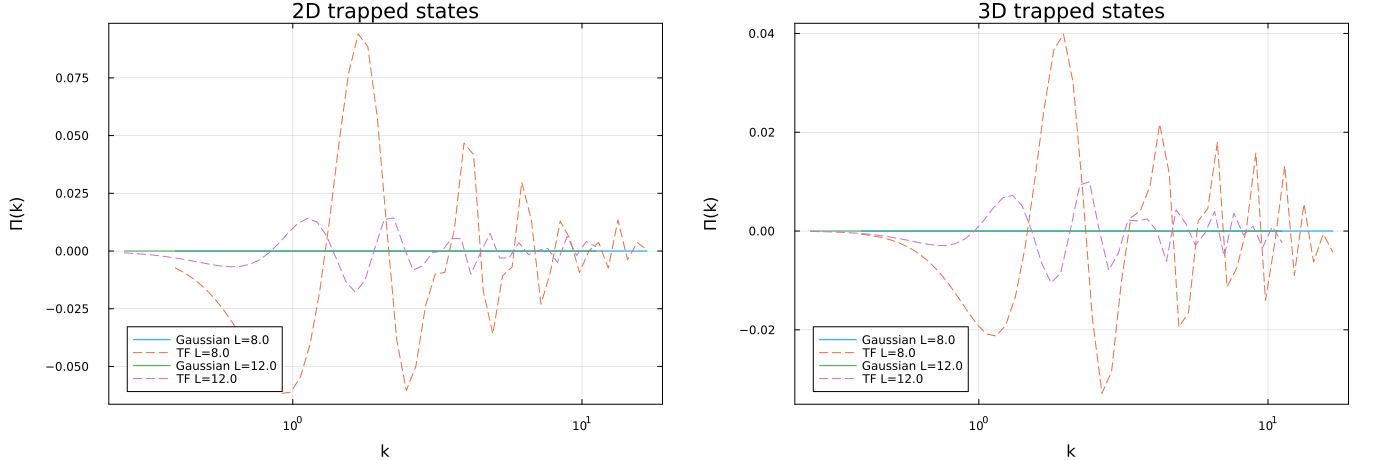

Recreate this plot in Julia.
# Diagnostic script for direct GPE energy flux on trapped Gaussian states.
#
# Run from the package root with, for example:
#   julia --project=. example_figure/gpe_flux_gaussian_diagnostic.jl
#
# This example uses Plots.jl for visualization. If Plots is not installed in
# your current environment, install it first with:
#   julia --project=. -e 'using Pkg; Pkg.add("Plots")'

using QuantumFluidSpectra
using Plots
using Plots.Measures
using Printf

gr()

function trapz(x, y)
    s = 0.0
    for i in 2:length(x)
        s += 0.5 * (x[i] - x[i - 1]) * (y[i] + y[i - 1])
    end
    return s
end

function normalize_wavefunction(ψ, X)
    if length(X) == 2
        dx = X[1][2] - X[1][1]
        dy = X[2][2] - X[2][1]
        norm2 = sum(abs2, ψ) * dx * dy
    else
        dx = X[1][2] - X[1][1]
        dy = X[2][2] - X[2][1]
        dz = X[3][2] - X[3][1]
        norm2 = sum(abs2, ψ) * dx * dy * dz
    end
    return ψ ./ sqrt(norm2)
end

function thomas_fermi_field_2d(X; g=1.0, μ=1.0, ω=1.0)
    V(x, y) = 0.5 * ω^2 * (x^2 + y^2)
    ψ = @. sqrt(complex(max((μ - V(X[1], X[2]')) / g, 0.0)))
    return normalize_wavefunction(ψ, X)
end

function thomas_fermi_field_3d(X; g=1.0, μ=1.0, ω=1.0)
    z3 = reshape(X[3], (1, 1, length(X[3])))
    V(x, y, z) = 0.5 * ω^2 * (x^2 + y^2 + z^2)
    ψ = @. sqrt(complex(max((μ - V(X[1], X[2]', z3)) / g, 0.0)))
    return normalize_wavefunction(ψ, X)
end

function representative_kgrid(x; n=50)
    dx = x[2] - x[1]
    L = x[end] - x[begin] + dx
    k_from_box = π / L
    k_from_spacing = (2π / dx) / 3
    if k_from_spacing <= k_from_box
        @warn "Requested k-band is empty for this spatial grid; using sorted endpoints instead." L dx k_from_box k_from_spacing
    end
    klo = min(k_from_box, k_from_spacing)
    khi = max(k_from_box, k_from_spacing)
    return collect(log10range(klo, khi, n))
end

function summarize_case(name, k, psi; g=1.0, V=nothing, t=0.0)
    T = gpe_energy_transfer(k, psi; g=g, V=V, t=t)
    Πnew = gpe_energy_flux(k, psi; g=g, V=V, t=t)
    Πold = -QuantumFluidSpectra._cumulative_integral(k, T)
    dΠ = diff(Πnew) ./ diff(k)
    absdiff = abs.(Πnew .- Πold)

    println("CASE: " * name)
    @printf("  k-range                     = [%.6e, %.6e]\n", first(k), last(k))
    @printf("  Π_new[end]                  = %.12e\n", Πnew[end])
    @printf("  -trapz(T)                   = %.12e\n", -trapz(k, T))
    @printf("  Π_old[end]                  = %.12e\n", Πold[end])
    @printf("  max|Π_new - Π_old|          = %.12e\n", maximum(absdiff))
    @printf("  mean|Π_new - Π_old|         = %.12e\n", sum(absdiff) / length(absdiff))
    @printf("  max|dΠ/dk + T(right)|       = %.12e\n", maximum(abs.(dΠ .+ T[2:end])))
    @printf("  rms|dΠ/dk + T(right)|       = %.12e\n", sqrt(sum(abs2.(dΠ .+ T[2:end])) / length(dΠ)))
    println()

    return Πnew
end

function diagnostic_plot()
    p2 = plot(
        xlabel="k",
        ylabel="Π(k)",
        xscale=:log10,
        legend=:bottomleft,
        frame=:box,
        title="2D trapped states",
        left_margin=8mm,
        right_margin=6mm,
        bottom_margin=6mm,
        size=(1250, 420),
    )
    p3 = plot(
        xlabel="k",
        ylabel="Π(k)",
        xscale=:log10,
        legend=:bottomleft,
        frame=:box,
        title="3D trapped states",
        left_margin=8mm,
        right_margin=6mm,
        bottom_margin=6mm,
        size=(1250, 420),
    )

    V2(x, y, t) = 0.5 .* (x.^2 .+ y.^2)
    for Lval in (8.0, 12.0)
        n = 64
        X, K, _, _ = xk_arrays((Lval, Lval), (n, n))
        x = X[1]
        k = representative_kgrid(x)
        ψg = @. exp(-(X[1]^2 + X[2]'^2))
        ψg = normalize_wavefunction(ψg, X)
        psi = Psi(complex.(ψg), X, K)
        Π = summarize_case("2D trapped gaussian, L=$(Lval)", k, psi; V=V2)
        plot!(p2, k, Π, label="Gaussian L=$(Lval)")

        ψtf = thomas_fermi_field_2d(X; g=1.0, μ=1.0, ω=1.0)
        psitf = Psi(complex.(ψtf), X, K)
        Πtf = summarize_case("2D Thomas-Fermi, L=$(Lval)", k, psitf; V=V2)
        plot!(p2, k, Πtf, linestyle=:dash, label="TF L=$(Lval)")
    end

    V3(x, y, z, t) = 0.5 .* (x.^2 .+ y.^2 .+ z.^2)
    for Lval in (8.0, 12.0)
        n = 64
        X, K, _, _ = xk_arrays((Lval, Lval, Lval), (n, n, n))
        x = X[1]
        z3 = reshape(X[3], (1, 1, n))
        k = representative_kgrid(x)
        ψg = @. exp(-(X[1]^2 + X[2]'^2 + z3^2))
        ψg = normalize_wavefunction(ψg, X)
        psi = Psi(complex.(ψg), X, K)
        Π = summarize_case("3D trapped gaussian, L=$(Lval), n=$(n)", k, psi; V=V3)
        plot!(p3, k, Π, label="Gaussian L=$(Lval)")

        ψtf = thomas_fermi_field_3d(X; g=1.0, μ=1.0, ω=1.0)
        psitf = Psi(complex.(ψtf), X, K)
        Πtf = summarize_case("3D Thomas-Fermi, L=$(Lval), n=$(n)", k, psitf; V=V3)
        plot!(p3, k, Πtf, linestyle=:dash, label="TF L=$(Lval)")
    end

    p = plot(p2, p3, layout=(1, 2), size=(1380, 460))
    outfile = joinpath(@__DIR__, "gpe_flux_gaussian_diagnostic.png")
    savefig(p, outfile)
    println("Saved plot to " * outfile)
    return p
end

diagnostic_plot()
